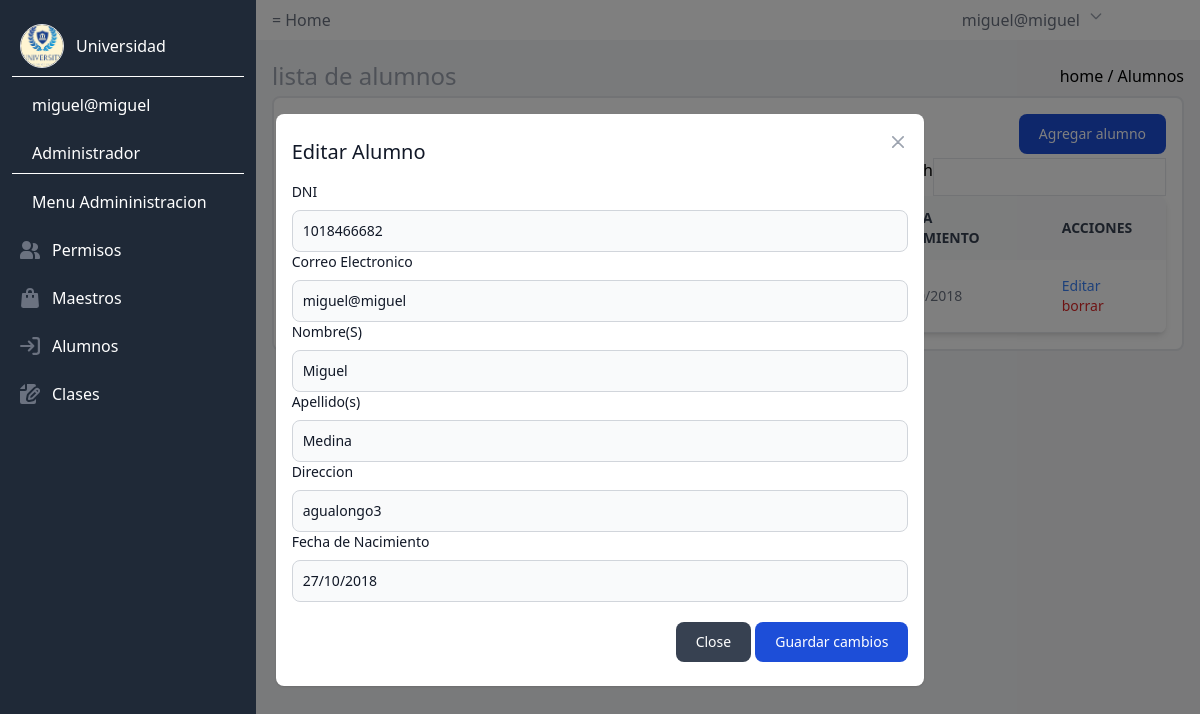
Screenshot of /editaAlumno?id=5 (signed in) with the database file from the repository.
### tables this page shows
CREATE TABLE `usuarios` (
  `id` int(11) NOT NULL,
  `dni` varchar(100) DEFAULT NULL,
  `correo` varchar(200) DEFAULT NULL,
  `nombre` varchar(100) DEFAULT NULL,
  `apellido` varchar(100) DEFAULT NULL,
  `contrasena` varchar(200) DEFAULT NULL,
  `direccion` varchar(200) DEFAULT NULL,
  `fecha_nacimiento` varchar(100) DEFAULT NULL,
  `estado` int(11) DEFAULT NULL,
  `rol_id` int(11) DEFAULT NULL
);

### src/views/admin/editaAlumno.php (the view, shortened to what the rows shown need)
<?php
$usuario= $_SESSION["user"];
?>
<!DOCTYPE html>
<html lang="en">
<head>
    <link href="/src/output.css" rel="stylesheet">
</head>
<body class="bg bg-gray-100">
    <div>
        <header class="bg-white text-gray-500 py-2 px-4 flex items-center ml-64 ">
            <div class="flex items-center space-x-1">
                <ul class="flex space-x-4">
                    <li><a src="/logout">=</a></li>
                </ul>
                <span>Home</span>
            </div>
            <div class=" flex relative m-auto group mr-20  ">
                <span class="justify-end mr-2"><?= $usuario["correo"] ?></span>
                <svg xmlns="http://www.w3.org/2000/svg" fill="none" viewBox="0 0 24 24" stroke="currentColor" class="w-4 h-4 text-gray-400 cursor-pointer">
                    <path stroke-linecap="round" stroke-linejoin="round" stroke-width="2" d="M19 9l-7 7-7-7"></path>
                </svg>
            </div>
        </header>
        <aside id="default-sidebar" class=" fixed top-0 left-0 z-40 w-64 h-screen transition-transform -translate-x-full sm:translate-x-0" aria-label="Sidebar">
            <div class="h-full px-3 py-4 overflow-y-auto dark:bg-gray-50 bg-gray-800">
                <ul class="space-y-2 font-medium">
                    <li class=" border-b border-white">
                        <a href="#" class="flex items-center p-2 dark:text-gray-900 rounded-lg text-white dark:hover:bg-gray-100 hover:bg-gray-700 group">
                            <img src="/PFN3-master/assets/logo md.png" class=" border rounded-full w-11 h-11 dark:text-gray-500 transition duration-75 text-gray-400 dark:group-hover:text-gray-900 group-hover:text-white" aria-hidden="true" xmlns="http://www.w3.org/2000/svg" fill="currentColor" viewBox="0 0 22 21">
                            <path d="M16.975 11H10V4.025a1 1 0 0 0-1.066-.998 8.5 8.5 0 1 0 9.039 9.039.999.999 0 0 0-1-1.066h.002Z" />
                            <path d="M12.5 0c-.157 0-.311.01-.565.027A1 1 0 0 0 11 1.02V10h8.975a1 1 0 0 0 1-.935c.013-.188.028-.374.028-.565A8.51 8.51 0 0 0 12.5 0Z" />
                            <span class="ml-3">Universidad</span>
                        </a>
                    </li>
                    <li>
                        <p href="#" class="flex items-center p-2 dark:text-gray-900 rounded-lg text-white dark:hover:bg-gray-100 hover:bg-gray-700 group">
                            <span class="flex-1 ml-3 whitespace-nowrap"><?= $usuario ["correo"]?></span>
                        </p>
                    </li>
                    <li class=" border-b border-white flex items-center p-2 dark:text-gray-900  text-white">
                        <span class="flex-1 ml-3 whitespace-nowrap">Administrador</span>
                    </li>
                    <li class=" flex items-center p-2 dark:text-gray-900 rounded-lg text-white">
                        <h3 class="flex-1 ml-3 whitespace-nowrap">Menu Admininistracion</h3>
                    </li>
                    <li>
                        <a href="/src/views/admin/permisos.php" class="flex items-center p-2 dark:text-gray-900 rounded-lg text-white dark:hover:bg-gray-100 hover:bg-gray-700 group">
                            <span class="flex-1 ml-3 whitespace-nowrap">Permisos</span>
                        </a>
                    </li>
                    <li>
                        <a href="/src/views/admin/maestro.php" class="flex items-center p-2 dark:text-gray-900 rounded-lg text-white dark:hover:bg-gray-100 hover:bg-gray-700 group">
                            <span class="flex-1 ml-3 whitespace-nowrap">Maestros</span>
                        </a>
                    </li>
                    <li>
                        <a href="/estudiante" class="flex items-center p-2 dark:text-gray-900 rounded-lg text-white dark:hover:bg-gray-100 hover:bg-gray-700 group">
                            <span class="flex-1 ml-3 whitespace-nowrap">Alumnos</span>
                        </a>
                    </li>
                    <li>
                        <a href="/src/views/admin/clases.php" class="flex items-center p-2 dark:text-gray-900 rounded-lg text-white dark:hover:bg-gray-100 hover:bg-gray-700 group">
                            <span class="flex-1 ml-3 whitespace-nowrap">Clases</span>
                        </a>
                    </li>
                </ul>
            </div>
        </aside>
        <div class=" p-4 sm:ml-64">
        <div class="flex items-center gap-60 h-10 border-dotted border-red-800 ">
                    <h1 class="text-2xl text-gray-400 dark:text-gray-500 justify-start">
                        lista de alumnos
                    </h1>
                    <p class="w-max ml-auto border-white rounded-md justify-end">home / Alumnos </p>
                </div>
            <div class=" bg bg-white p-4 border-2 border-gray-200  rounded-lg dark:border-gray-700">
                <div class="">
                    <div class="flex items-center  h-10 rounded bg-wite  dark:bg-gray-800 mb-1">
                        <span>Informacion alumnos</span>
                        <button data-modal-target="authentication-modal" data-modal-toggle="authentication-modal" class="ml-auto justify-end block text-white bg-blue-700 hover:bg-blue-800 focus:ring-4 focus:outline-none focus:ring-blue-300 font-medium rounded-lg text-sm px-5 py-2.5 text-center dark:bg-blue-600 dark:hover:bg-blue-700 dark:focus:ring-blue-800" type="button">
                            Agregar alumno
                        </button>
                    </div>
                </div class="flex items-center gap-60 h-10 rounded bg-wite dark:bg-gray-800 mb-1 ">
                <div class="flex rounded-md shadow-sm">
                    <a href="#" aria-current="page" class="px-4 py-2 text-sm font-medium text-white bg-gray-500 border border-gray-200 rounded-l-lg hover:bg-gray-100 focus:z-10 focus:ring-2 focus:ring-blue-700 focus:text-blue-700 dark:bg-gray-700 dark:border-gray-600 dark:text-white dark:hover:text-white dark:hover:bg-gray-600 dark:focus:ring-blue-500 dark:focus:text-white">
                    </a>
                    <a href="#" class="px-4 py-2 text-sm font-medium text-white bg-gray-500 border-t border-b border-gray-200 hover:bg-gray-100 hover:text-blue-700 focus:z-10 focus:ring-2 focus:ring-blue-700 focus:text-blue-700 dark:bg-gray-700 dark:border-gray-600 dark:text-white dark:hover:text-white dark:hover:bg-gray-600 dark:focus:ring-blue-500 dark:focus:text-white">
                    </a>
                    <a href="#" class="px-4 py-2 text-sm font-medium text-white bg-gray-500  border border-gray-200 rounded-r-md hover:bg-gray-100 hover:text-blue-700 focus:z-10 focus:ring-2 focus:ring-blue-700 focus:text-blue-700 dark:bg-gray-700 dark:border-gray-600 dark:text-white dark:hover:text-white dark:hover:bg-gray-600 dark:focus:ring-blue-500 dark:focus:text-white">
                    </a>
                    <a href="#" class="px-4 py-2 text-sm font-medium text-white bg-gray-500  border border-gray-200 rounded-r-md hover:bg-gray-100 hover:text-blue-700 focus:z-10 focus:ring-2 focus:ring-blue-700 focus:text-blue-700 dark:bg-gray-700 dark:border-gray-600 dark:text-white dark:hover:text-white dark:hover:bg-gray-600 dark:focus:ring-blue-500 dark:focus:text-white">
                    </a>
                    <label class="w-max ml-auto border-white rounded-md justify-end" for="">search</label><input class="border" type="text">
                </div>
                <div class="relative overflow-x-auto shadow-md sm:rounded-lg">
                    <table class="w-full text-sm text-left text-gray-500 dark:text-gray-400">
                        <thead class="text-sm text-gray-700 uppercase bg-gray-50 dark:bg-gray-700 dark:text-gray-400">
                            <tr>
                                <th scope="col" class="px-6 py-3">
                                </th>
                                <th scope="col" class="px-6 py-3">
                                </th>
                                <th scope="col" class="px-6 py-3">
                                </th>
                                <th scope="col" class="px-6 py-3">
                                </th>
                                <th scope="col" class="px-6 py-3">
                                </th>
                                <th scope="col" class="px-6 py-3">
                                    fecha nacimiento
                                </th>
                                <th scope="col" class="px-6 py-3">
                                    Acciones
                                </th>
                            </tr>
                        </thead>
                        <tbody>
                            <?php foreach ($editestudiante as $alumno)  { ?>
                            <tr class="bg-white border-b dark:bg-gray-900 dark:border-gray-700">
                                <td scope="row" class="px-6 py-4 font-medium text-gray-900 whitespace-nowrap dark:text-white">
                                </td>
                                <td class="px-6 py-4">
                                </td>
                                <td class="px-6 py-4">
                                </td>
                                <td class="px-6 py-4">
                                </td>
                                <td class="px-6 py-4">
                                </td>
                                <td class="px-6 py-4">
                                <?=$alumno["fecha_nacimiento"] ?>
                                </td>
                                <td class="px-6 py-4">
                                    <a href="/editaAlumno?id=<?=$alumno["id"]?>"  class="text-blue-500 hover:underline">Editar</a>
                                    <a href="/eliminaAlumno?id=<?=$alumno["id"]?>" class="font-medium text-red-600 dark:text-red-500 hover:underline">borrar</a>
                                </td>
                            </tr>
                            <?php } ?>
                            <div id="editModal" class=" fixed top-0 left-0 right-0 bottom-0 bg-black bg-opacity-50  items-center justify-center">
                                <div class="fixed inset-0 flex items-start justify-start z-50">
                                    <div class="relative bg-white rounded-lg shadow dark:bg-gray-700 m-auto">
                                        <button type="button" class="absolute top-3 right-2.5 text-gray-400 bg-transparent hover:bg-gray-200 hover:text-gray-900 rounded-lg text-sm w-8 h-8 ml-auto inline-flex justify-center items-center dark:hover:bg-gray-600 dark:hover:text-white" data-modal-hide="editModal">
                                            <svg class="w-3 h-3" aria-hidden="true" xmlns="http://www.w3.org/2000/svg" fill="none" viewBox="0 0 14 14">
                                                <path stroke="currentColor" stroke-linecap="round" stroke-linejoin="round" stroke-width="2" d="m1 1 6 6m0 0 6 6M7 7l6-6M7 7l-6 6" />
                                            </svg>
                                        </button>
                                        <div class="px-6 py-6 lg:px-4">
                                            <h3 class="mb-4 text-xl font-medium text-gray-900 dark:text-white">Editar Alumno</h3>
                                            <form class="space-y-6" action="/updateEstudiante" method="post">
                                                <div>
                                                    <label for="DNI" class="block mb-2 text-sm font-medium text-gray-900 dark:text-white">DNI</label>
                                                    <input type="text" name="dni" value = "<?=$editestudiante[0]["dni"]?>" id="" class="bg-gray-50 border border-gray-300 text-gray-900 text-sm rounded-lg focus:ring-blue-500 focus:border-blue-500 block w-full p-2.5 dark:bg-gray-600 dark:border-gray-500 dark:placeholder-gray-400 dark:text-white" required>
                                                    <label class="block mb-2 text-sm font-medium text-gray-900 dark:text-white">Correo Electronico</label>
                                                    <input type="text" name="correo" disabled  value= "<?=$editestudiante[0]["correo"]?>" id="" class="bg-gray-50 border border-gray-300 text-gray-900 text-sm rounded-lg focus:ring-blue-500 focus:border-blue-500 block w-full p-2.5 dark:bg-gray-600 dark:border-gray-500 dark:placeholder-gray-400 dark:text-white" required>
                                                    <label class="block mb-2 text-sm font-medium text-gray-900 dark:text-white">Nombre(S)</label>
                                                    <input type="text" name="nombre" value = "<?=$editestudiante[0]["nombre"]?>" id="" class="bg-gray-50 border border-gray-300 text-gray-900 text-sm rounded-lg focus:ring-blue-500 focus:border-blue-500 block w-full p-2.5 dark:bg-gray-600 dark:border-gray-500 dark:placeholder-gray-400 dark:text-white" required>
                                                    <label class="block mb-2 text-sm font-medium text-gray-900 dark:text-white">Apellido(s)</label>
                                                    <input type="text" name="apellido" value = "<?=$editestudiante[0]["apellido"]?>" id="" class="bg-gray-50 border border-gray-300 text-gray-900 text-sm rounded-lg focus:ring-blue-500 focus:border-blue-500 block w-full p-2.5 dark:bg-gray-600 dark:border-gray-500 dark:placeholder-gray-400 dark:text-white" required>
                                                    <label class="block mb-2 text-sm font-medium text-gray-900 dark:text-white">Direccion</label>
                                                    <input type="text" name="direccion" value = "<?=$editestudiante[0]["direccion"]?>" id="" class="bg-gray-50 border border-gray-300 text-gray-900 text-sm rounded-lg focus:ring-blue-500 focus:border-blue-500 block w-full p-2.5 dark:bg-gray-600 dark:border-gray-500 dark:placeholder-gray-400 dark:text-white" required>
                                                    <label class="block mb-2 text-sm font-medium text-gray-900 dark:text-white">Fecha de Nacimiento</label>
                                                    <input type="text" name="fecha_nacimiento" value = "<?=$editestudiante[0]["fecha_nacimiento"]?>" id="" Class="bg-gray-50 border border-gray-300 text-gray-900 text-sm rounded-lg focus:ring-blue-500 focus:border-blue-500 block w-full p-2.5 dark:bg-gray-600 dark:border-gray-500 dark:placeholder-gray-400 dark:text-white" required>
                                                </div>
                                                <div class="flex mt-5 ml-96 gap-1 justify-end">
                                                    <a href="/estudiante" class="w-auto text-white bg-gray-700 hover:bg-blue-800 focus:ring-4 focus:outline-none focus:ring-blue-300 font-medium rounded-lg text-sm px-5 py-2.5 text-center dark:bg-gray-600 dark:hover:bg-blue-700 dark:focus:ring-blue-800">Close</a>
                                                    <button type="submit" class="w-auto text-white bg-blue-700 hover:bg-gray-800 focus:ring-4 focus:outline-none focus:ring-blue-300 font-medium rounded-lg text-sm px-5 py-2.5 text-center dark:bg-blue-600 dark:hover:bg-blue-700 dark:focus:ring-blue-800">Guardar cambios</button>
                                                </div>
                                            </form>
                                        </div>
                                    </div>
                                </div>
                        </tbody>
                    </table>
                </div>
            </div>
        </div>
    </div>
</body>
</body>
</html>

### rows the page displays
usuarios: correo "miguel@miguel", fecha_nacimiento "27/10/2018", dni "1018466682", nombre "Miguel", apellido "Medina", direccion "agualongo3"
